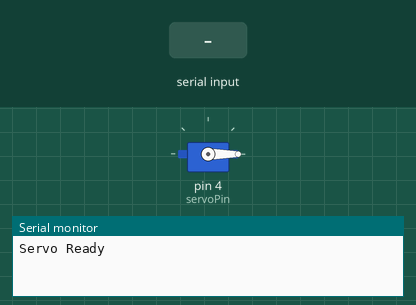
The sketch below on a simulated Arduino Uno, built with avr-gcc and run on an emulated ATmega328P. On the bench: servo, the last lines printed to the serial monitor. Inputs (shaded band) come from the test bench.

Above: at 1.2 s.
1.3 s: "90,45\n" received over Serial
At 1.9 s:
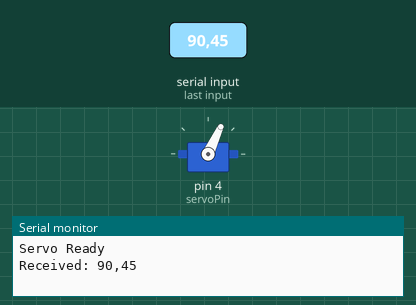
2.8 s: "30,150\n" received over Serial
At 3.4 s:
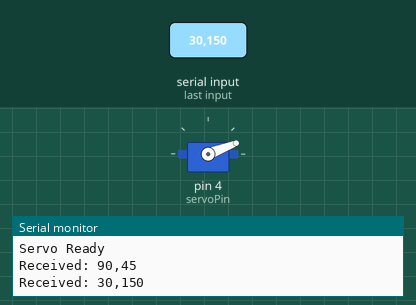
4.3 s: "5\n" received over Serial
At 4.7 s:
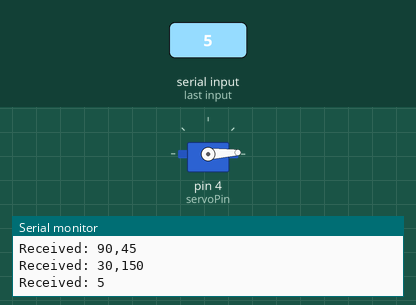
Timing chart, 0 to 7.3 s (numbered marks = the images above; inputs shaded):
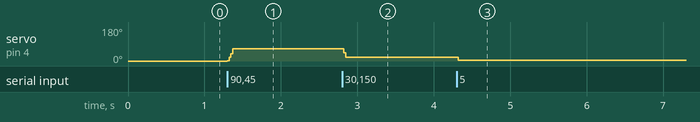

The sketch:

gripper.ino
```cpp
#include <Servo.h>

Servo gripperServo;
const int servoPin = 4;
int receivedAngle = 0;
int currentAngle = 0;
const int stepDelay = 1;

void setup() {
    Serial.begin(115200);
    gripperServo.attach(servoPin);
    gripperServo.write(receivedAngle);
    Serial.println("Servo Ready");
}

void loop() {
    if (Serial.available() > 0) {
        String input = Serial.readStringUntil('\n');
        Serial.print("Received: "); Serial.println(input);
        int angle = input.toInt();


        if (angle >= 0 && angle <= 90) {
            receivedAngle = map(angle, 0, 90, 0, 65);
        }
    }

    if (currentAngle < receivedAngle) {
        currentAngle++;
    } else if (currentAngle > receivedAngle) {
        currentAngle--;
    }

    gripperServo.write(currentAngle);
    delay(stepDelay);
}
```

Measured:
- after the input at 1.3 s, servo on pin 4 (servoPin): 0° → 65° at once
- after the input at 2.8 s, servo on pin 4 (servoPin): 65° → 21° at once
- after the input at 4.3 s, servo on pin 4 (servoPin): 21° → 3° at once
